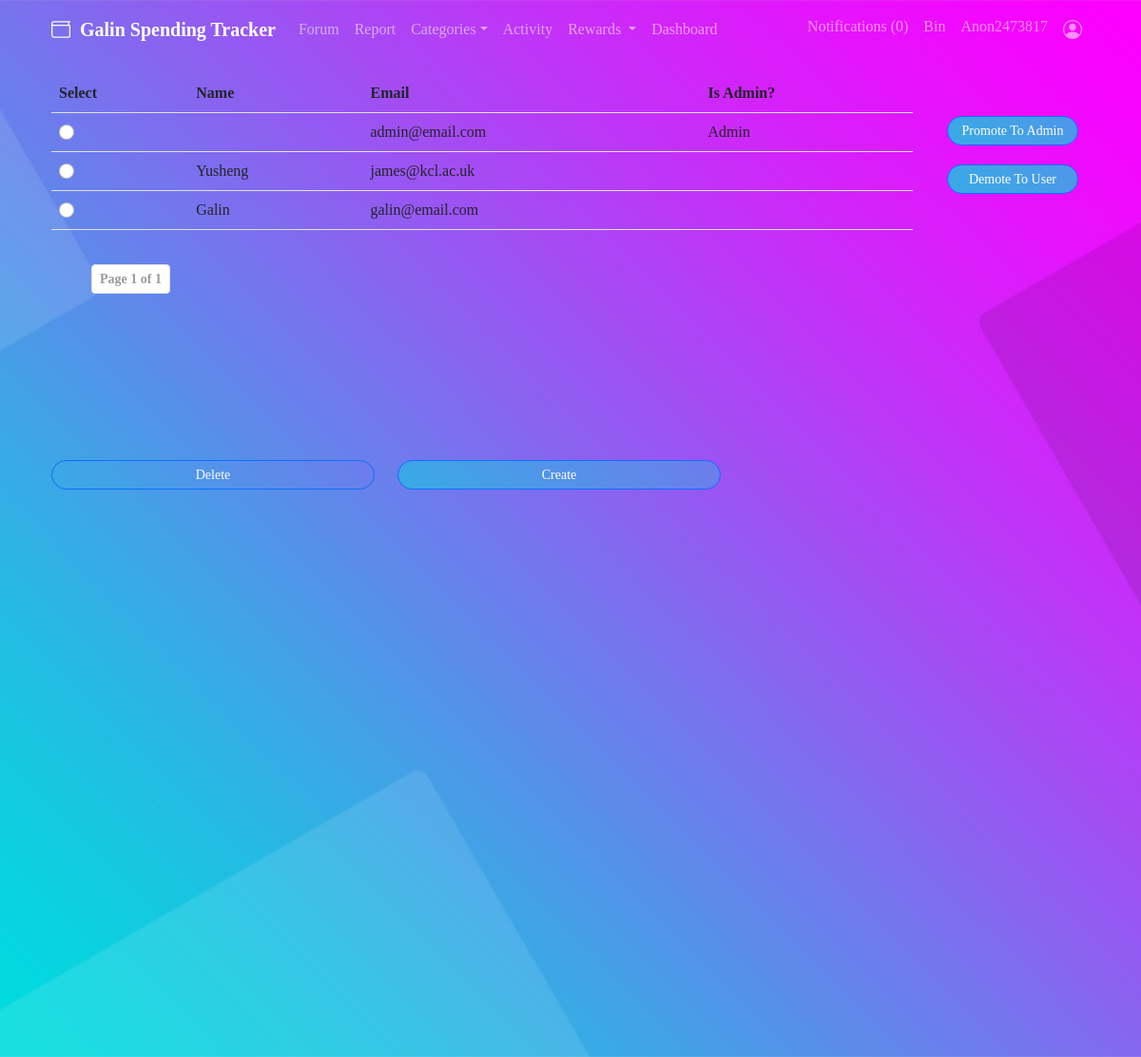
The page /superuser_dashboard/ (signed in) on the database its author committed.
### tracker/models.py (models this page shows, shortened)
class User(AbstractBaseUser, PermissionsMixin):
    email = models.EmailField(
        unique=True,
        max_length=50,
        blank=False,
    )
    first_name = models.CharField(max_length=50, blank=False)
    last_name = models.CharField(max_length=50, blank=False)
    is_staff = models.BooleanField(default=False)
    is_superuser = models.BooleanField(default=False)
    is_active = models.BooleanField(default=True)
    available_categories = models.ManyToManyField('Category', symmetrical = False, related_name = 'users')
    username = models.CharField(max_length=50, default=random_username, blank=True)
    trees = models.IntegerField(default=0)
    has_email_sent = models.BooleanField(default=False)
    objects = UserManager()
    USERNAME_FIELD = 'email'

### tracker/helpers.py (the view)
    def modified_view_function(request):
        if request.user.is_staff==False or request.user.is_superuser==False:
            return redirect('landing_page')
        else:
            return view_function(request)

### tracker/forms.py (shortened to what this page needs)
class CreateUserForm(forms.ModelForm):
    class Meta:
        model = User
        fields = ['first_name', 'last_name']
    first_name = forms.CharField(label='', widget=forms.TextInput(attrs={'placeholder': 'First Name'}))
    last_name = forms.CharField(label='', widget=forms.TextInput(attrs={'placeholder': 'Last Name'}))
    email = forms.CharField(label='', validators=[validate_email] , widget=forms.TextInput(attrs={'placeholder': 'Email'}))
    new_password = forms.CharField(
        label='',
        widget=forms.PasswordInput(attrs={'placeholder': 'Password'}),
        validators=[RegexValidator(
            regex=r'^(?=.*[A-Z])(?=.*[a-z])(?=.*[0-9]).*$',
            message='Password must contain an uppercase character, a lowercase character, a number.'
        )]
    )
    password_confirmation = forms.CharField(
        label='', widget=forms.PasswordInput(attrs={'placeholder': 'Password Confirmation'}))

### tracker/context_processors.py (called while the page is built, shortened)
def searchFunction(request):
    context = {}
    posts = Post.objects.all()
    return context

def notifications(request):
    if request.user.is_authenticated:
        return {'notifications': request.user.notifications.filter(is_read=False)
    }
    else:
        return  {'notifications': []}

### tracker/helpers.py (called while the page is built)
def anonymous_prohibited(view_function):
    def modified_view_function(request):
        if request.user.is_authenticated==False:
            return redirect('home')
        else:
            return view_function(request)
    return modified_view_function

def user_prohibited(view_function):
    def modified_view_function(request):
        if request.user.is_staff==False or request.user.is_superuser==False:
            return redirect('landing_page')
        else:
            return view_function(request)
    return modified_view_function

### tracker/models.py (called while the page is built)
def random_username():
    return "Anon" + str(random.randint(1000, 9999999))

### tracker/templates/superuser_dashboard.html (shortened to what this page needs)
{% extends 'base_content.html' %}
{% block content %}
  <div class="container vh-100">
    <div class="row h-50">
      <div class="col-10">
      <div class="row">
        <form id="userform" method="post">
        <table class="table">
          <thead>
            <tr>
              <th scope="col">Select</th>
              <th scope="col">Name</th>
              <th scope="col">Email</th>
              <th scope="col">Is Admin?</th>
            </tr>
          </thead>
          <tbody>
            {% for user in page %}
            <tr>
              <th scope="row"> <input class = "form-check-input" type = "radio" name = "user_pk" value = {{user.pk}}></input> </th>
              <td> {{user.first_name}} </td>
              <td> {{user.email}} </td>
              <td> {% if user.is_staff == True %} Admin {% endif %}</td>
            </tr>
            {% endfor %}
          </tbody>
        </table>
        </form>
        </div>
        <div class="row">
          <nav aria-label="Page navigation example">
            <ul class="pagination pagination-sm">
              <li class="page-item disabled"><a href='#' class="page-link" style="color: #9c9a9a;">
                Page {{ page.number }} of {{ page.paginator.num_pages }}
              </a></li>
            </ul>
          </nav>
        </div>
      </div>
      <div class="col-2 pt-4">
        <div class="container">
        <div class="row">
          <div class="d-grid gap-2 d-md-block">
            <button type="button" name="promote" class="btn btn-primary btn-sm" data-bs-toggle="modal" data-bs-target="#promoteModal">Promote To Admin</button>
          </div>
        </div>
        <div class="row">
          <div class="d-grid gap-2 d-md-block">
            <button type="button" name="demote" class="btn btn-primary btn-sm" data-bs-toggle="modal" data-bs-target="#demoteModal">Demote To User</button>
          </div>
        </div>
      </div>
      </div>
      <div class="row">
        <div class="col-4">
          <div class="d-grid gap-2 d-md-block">
            <button type="button" name="delete" class="btn btn-primary btn-sm" data-bs-toggle="modal" data-bs-target="#deleteModal">Delete</button>
          </div>
        </div>
        <div class="col-4">
          <div class="d-grid gap-2 d-md-block">
            <button type="button" name="create" class="btn btn-primary btn-sm" data-bs-toggle="modal" data-bs-target="#createModal">Create</button>
          </div>
        </div>
      </div>
    </div>
  </div>
{% endblock %}

### tracker/templates/partials/menu.html (shortened to what this page needs)
<div class="collapse navbar-collapse" id="navbarSupportedContent">
  <ul class="navbar-nav me-auto mb-2 mb-lg-0">
    <li class="nav-item">
      <a class="nav-link" href="{% url 'forum_home' %}">Forum</a>
    </li>
    <li class="nav-item">
      <a class="nav-link" href="{% url 'report' %}">Report</a>
    </li>
    <li class="nav-item dropdown">
      <a class="nav-link dropdown-toggle" href="#" role="button" data-bs-toggle="dropdown" aria-expanded="false">Categories</a>
    </li>
    <li class="nav-item">
      <a class="nav-link" href="{% url 'my_activity' %}?num_items=10">Activity</a>
    </li>
    <li class="nav-item dropdown">
      <a class="nav-link dropdown-toggle" href="#" role="button" data-bs-toggle="dropdown" aria-expanded="false">
        Rewards
      </a>
    </li>
    {% if request.user.is_superuser or request.user.is_staff %}
    <li class="nav-item">
      <a class="nav-link" href="{% url 'admin_dashboard'  %}">Dashboard</a>
    </li>
    {% endif %}
  </ul>
  <ul class="navbar-nav ms-auto mb-2 mb-lg-0">
    {% if notifications.count == 0 %}
    <li class="nav-item">
      <a class="nav-link" href="{% url 'notifications' %}">Notifications ({{notifications.count}})</a>
    </li>
    {% elif notifications.count > 0 %}
    <li class="nav-item">
      <a class="nav-link" style="color:rgb(146, 36, 36)" href="{% url 'notifications' %}"> <b>Notifications ({{notifications.count}}) </b></a>
    </li>
    {% endif %}
      <a class="nav-link" href="{% url 'expenditure_bin' %}">Bin</a>
    <li class="nav-item">
      <a class="nav-link">  {{user.username}} </a>
    </li>
    <li class="nav-item dropdown">
      <a class="nav-link" href="#" role="button" data-bs-toggle="dropdown" aria-expanded="false">
        <span class='bi-person-circle' style='font-size: 1.25rem'></span>
      </a>
    </li>
  </ul>
</div>

### static/custom.css (style rules this page uses)
.btn-primary { background: url('images/btn-p.jpg') no-repeat; margin-top: 20px; width: 100%; border-radius: 50px 50px 50px 50px; color:rgb(255, 255, 255); }
* { box-sizing: border-box; }
html { font-size: 16px; font-family: 'Titillium Web', sans-serif; background-color: rgb(0,0,0); color: #FEFEFE; }
a { color: rgb(0, 150, 255); font-weight: bolder; text-decoration: none; }
.pagination { padding: 20px; font-size: 15px; margin-inline: 22px; }
.pagination a { color: #fff; }

### rows shown on the page
User: username "Anon2473817", email "admin@email.com", is_staff "Admin"
User: first_name "Yusheng", email "james@kcl.ac.uk"
User: first_name "Galin", email "galin@email.com"

### other values the page prints
{{ notifications.count }} "0"
{{ page.number }} "1"
{{ page.paginator.num_pages }} "1"
